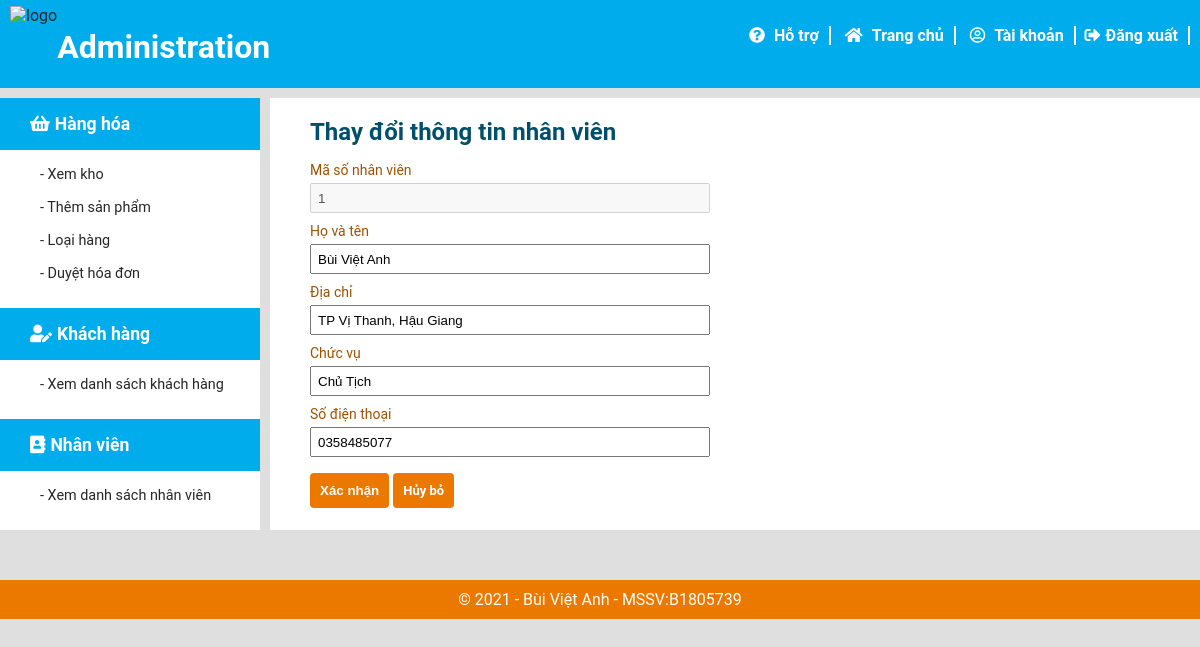
Screenshot of /suanhanvien.php?id=1 with the database file from the repository.
### tables this page shows
CREATE TABLE `nhanvien` (
  `MSNV` int(11) NOT NULL,
  `Password` varchar(100) NOT NULL,
  `HoTenNV` varchar(50) NOT NULL,
  `ChucVu` varchar(50) NOT NULL,
  `DiaChi` varchar(100) NOT NULL,
  `SoDienThoai` varchar(20) NOT NULL
);

### suanhanvien.php (the view, shortened to what this page needs)
<!DOCTYPE html>
<html>
<head>
    <link rel="stylesheet" href="CSS/formadmin.css">
    <link rel="stylesheet" href="CSS/style.css">
    <link rel="stylesheet" href="CSS/admin.css">
    <link rel="stylesheet" href="fontawesome/css/all.css">
</head>
<body>
    <header>
        <div class="h-top">
            <div class="row">
                <nav class="h-topleft">
                    <a href="index.php"><img id="logo" src="ima/logo_bird.gif" alt="logo"></a>
                    <h2>Administration</h2>
                </nav>
                <nav class="h-topright">
                    <a class="tiede keochuot" href="#"><i class="fas fa-question-circle iconwhite">
                            <p>Hỗ trợ</p>
                        </i></a>
                    <a class="tiede keochuot" href="index.php"><i class="fas fa-home iconwhite">
                            <p>Trang chủ</p>
                        </i></a>
                    <a class="tiede keochuot" href="taikhoan_nv.php"><i class="far fa-user-circle iconwhite">
                            <p>Tài khoản</p>
                        </i></a>
                    <a class="tiede keochuot" href="sql_connect.php?sign_out=1"><i class="fas fa-sign-out-alt"><p>Đăng xuất</p></i></a>
                </nav>
            </div>
        </div>
    </header>
    <section id="admin-section">
        <div id="bar" name="bar">
            <ul class="bar-ul">
                <li class="bar-li">
                    <p class="li-tide"><i class="fas fa-shopping-basket"></i><b>Hàng hóa</b></p>
                    <div>
                        <ul>
                            <li class="usecase"><a class="keochuot" href="ds_hang.php">- Xem kho</a></li>
                            <li class="usecase"><a class="keochuot" href="themhang.php">- Thêm sản phẩm</a></li>
                            <li class="usecase"><a class="keochuot" href="loaihang.php">- Loại hàng</a></li>
                            <li class="usecase"><a class="keochuot" href="ds_hoadon.php">- Duyệt hóa đơn</a></li>
                        </ul>
                    </div>
                </li>
                <li class="bar-li">
                    <p class="li-tide"><i class="fas fa-user-edit"></i><b>Khách hàng</b></p>
                    <div>
                        <ul>
                            <li class="usecase"><a class="keochuot" href="danhsachkhachhang.php">- Xem danh sách khách hàng</a></li>
                        </ul>
                    </div>
                </li>
                <li class="bar-li">
                    <p class="li-tide"><i class="fas fa-address-book"></i><b>Nhân viên</b></p>
                    <div>
                        <ul>
                            <li class="usecase"><a class="keochuot" href="danhsachnhanvien.php">- Xem danh sách nhân viên</a></li>
                        </ul>
                    </div>
                </li>
            </ul>
        </div>
        <div id="work" style="padding-left: 40px;">
            <form action="" method="POST">
                <h2>Thay đổi thông tin nhân viên</h2>
                <?php
                if (isset($_GET['id'])) {
                    require_once("sql_connect.php");
                    $msnv = $_GET['id'];
                    $sql = 'select * from NhanVien where MSNV = ' . $msnv . ';';
                    $result = mysqli_query($connect, $sql);
                    $row = mysqli_fetch_assoc($result);
                    echo '
                    <p>Mã số nhân viên </p><input name="msnv" type="text" value="' . $row['MSNV'] . '" disabled="true">
                    <p>Họ và tên </p><input name="hoten" type="text" value="' . $row['HoTenNV'] . '">
                    <p>Địa chỉ </p><input name="diachi" value="' . $row['DiaChi'] . '" type="text">
                    <p>Chức vụ </p><input name="chucvu" value="' . $row['ChucVu'] . '" type="text">
                    <p>Số điện thoại </p><input name="sdt" value="' . $row['SoDienThoai'] . '" type="text"><br>
                    <button class="from-btn" type="submit">Xác nhận</button>';
                }
                ?>
                <a href="danhsachnhanvien.php" class="form-a-btn">Hủy bỏ</a>
            </form>
        </div>
    </section>
    <footer>
        <p>
            &copy; 2021 - Bùi Việt Anh - MSSV:B1805739
        </p>
    </footer>
</body>
</html>

### CSS/formadmin.css (style rules this page uses)
h2 { color: var(--color-6); margin-bottom: 16px; }
form p,span { margin-top: 10px; margin-bottom: 5px; font-size: 14px; color: var(--color-4); }
form input { width:400px; height: 30px; padding-left: 6px; }
form button, .form-btn, .form-a-btn { border: none; margin-top: 16px; background-color: var(--color-5); padding: 10px; color: white; border-radius: 4px; transition: all .5s; font-weight: 600; }
.form-a-btn { font-size: 13px; }

### CSS/style.css (style rules this page uses)
* { padding: 0px; margin: 0px; box-sizing: border-box; }
html { color: rgb(39, 39, 39); font-family: Roboto, Helvetica, Arial, sans-serif; font-size: 16px; background-color: #dfdfdf; text-rendering: optimizeLegibility; }
ul { list-style: none; }
a { color: rgb(39, 39, 39); text-decoration: none; }
:root { --color-1: #00ACEB; --color-2: #19C2FF; --color-3: #00749E; --color-4: #9E5200; --color-5: #EB7900; --color-6: #004F6B; }
.row { padding-left: 10px; padding-right: 10px; max-width: 1240px; margin: 0 auto; }
.keochuot i p { padding-left: 5px; display: inline; font-family: Roboto, Helvetica, Arial, sans-serif; font-weight: 600; font-size: 16px; }
.iconwhite { color: white; transition: all .3s; cursor: pointer; margin: auto 5px; }
i { margin-right: 5px; }
.h-top { background-color: var(--color-1); padding-top: 6px; padding-bottom: 6px; }
.h-top .row { display: flex; justify-content: space-between; }
.h-topright .tiede { border-right: 2px solid; padding-right: 5px; padding-left: 5px; }
.h-top .tiede { font-weight: 600; }
.tiede { color: white; text-decoration: none; text-align: center; line-height: 1; margin: auto; }
footer { background-color: var(--color-5); text-align: center; color: white; padding: 10px; }

### CSS/admin.css (style rules this page uses)
:root { --color-1: #00ACEB; --color-2: #19C2FF; --color-3: #00749E; --color-4: #9E5200; --color-5: #EB7900; --color-6: #004F6B; }
.h-top { background-color: var(--color-1); }
.h-topleft { display: flex; justify-content: left; }
.h-topleft h2 { font-size: 200%; color: white; padding-top: 22px; }
.h-topright { padding-top: 20px; }
#admin-section { margin-top: 10px; display: flex; }
#bar { width: 260px; }
.bar-ul { background-color: rgb(255, 255, 255); color: white; }
.bar-li { padding-bottom: 10px; }
.bar-ul a { color: rgb(39, 39, 39); }
.li-tide { padding: 16px; padding-left: 30px; background-color: var(--color-1); font-size: 110%; }
.usecase { font-size: 90%; margin: 16px 0; padding-left: 40px; }
#work { width: auto; background-color: rgb(255, 255, 255); margin-left: 10px; padding: 10px; flex: 1; padding-top: 20px; }
footer { margin-top: 50px; }

### rows the page displays
nhanvien: msnv "1", hoten "Bùi Việt Anh", diachi "TP Vị Thanh, Hậu Giang", chucvu "Chủ Tịch", sdt "0358485077"
